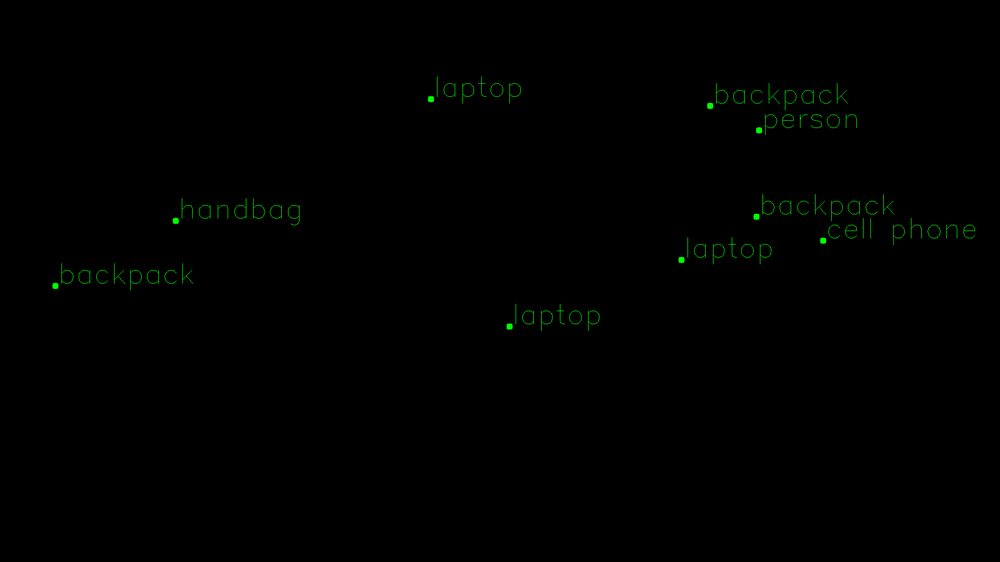
#> input picture image_data_processing/img/largeCoordinate.png, 1000 x 562 px, shrunk from 1920 x 1080 before the run, found by its file name
$ python coordinate_transform.py
#> lines starting #> are read from the running program, lines starting #| are printed output that depends on the picture; long printed decimals are rounded
import numpy as np
import cv2
import matplotlib.pyplot as plt
import matplotlib.image as mpimg

# label 숫자 정보에 따른 정보
label_map = {
    0: "person",
    73: "book",
    63: "laptop",
    62: "tv",
    65: "remote",
    67: "cell phone",
    64: "mouse",
    66: "keyboard",
    24: "backpack",
    26: "handbag"
}

# Function to transform normalized coordinates
def transform_coordinates_normalized(coordinates, mtrx, src_shape, dst_shape):
    transformed_coordinates = []
    for coord in coordinates:
        # Normalize coordinates according to source image dimensions
        x_norm, y_norm = coord[0] * src_shape[1], coord[1] * src_shape[0]

        # Convert to homogeneous coordinates
        homogeneous_coord = np.array([x_norm, y_norm, 1])

        # Apply transformation
        transformed_coord = np.dot(mtrx, homogeneous_coord)

        # Convert back to 2D coordinates
        transformed_coord = transformed_coord / transformed_coord[2]

        # Denormalize according to destination image dimensions
        x_denorm, y_denorm = transformed_coord[0] / dst_shape[1], transformed_coord[1] / dst_shape[0]

        transformed_coordinates.append([x_denorm, y_denorm])

    return np.array(transformed_coordinates)

# Function to display transformed coordinates using OpenCV
def display_transformed_coordinates_opencv(image_path, transformed_coordinates, labels, label_map, dst_shape):
    dst_image = cv2.imread(image_path)
    for coord in transformed_coordinates:
        x, y = int(coord[0] * dst_shape[1] * 0.95 ), int(coord[1] * dst_shape[0] * 0.87)
        cv2.circle(dst_image, (x, y), 5, (0, 0, 255), -1)
    print(transformed_coordinates)
    cv2.imshow('Transformed Coordinates', dst_image)
    cv2.waitKey(0)
    cv2.destroyAllWindows()

# Function to display transformed coordinates using Matplotlib
def display_transformed_coordinates_matplotlib(image_path, transformed_coordinates, labels, label_map, dst_shape):
    img = mpimg.imread(image_path)
    x_coords = [coord[0] * dst_shape[1] * 0.95 for coord in transformed_coordinates]
    y_coords = [coord[1] * dst_shape[0] * 0.87 for coord in transformed_coordinates]
    print(transformed_coordinates)
    plt.imshow(img)
    plt.scatter(x_coords, y_coords, c='red')

    for i, label in enumerate(labels):
        plt.text(x_coords[i], y_coords[i], label_map[label], fontsize=12, ha='right', va='bottom')
    plt.show()

#!############################# Example Usage #######################################
H = np.array([[5.60419376e-01, 9.71581689e-01, -3.79450113e+02],
            [-3.39450669e-02, 1.77097300e+00, -2.56173657e+02],
            [-1.75642895e-04, 4.53427216e-03, 1.00000000e+00]])

original_data = [
    [24, 0.05539143458008766, 0.5086705088615417, 0.10960118472576141, 0.2543352544307709],
    [67, 0.8231905698776245, 0.4282711446285248, 0.022156573832035065, 0.0262743029743433],
    [26, 0.1759231835603714, 0.39306357502937317, 0.060561299324035645, 0.14503414928913116],
    [63, 0.6816838979721069, 0.46295323967933655, 0.07415066659450531, 0.05570152401924133],
    [24, 0.7562776803970337, 0.38596951961517334, 0.0762186124920845, 0.06673672795295715],
    [63, 0.5094534754753113, 0.5806621313095093, 0.07769571989774704, 0.10930110514163971],
    [24, 0.7100443243980408, 0.1886495053768158, 0.04697193577885628, 0.07882291078567505],
    [0, 0.7590842247009277, 0.2320021092891693, 0.07474150508642197, 0.20861797034740448],
    [63, 0.4311669170856476, 0.17682605981826782, 0.04224519804120064, 0.05202312022447586]
]
original_labels = [item[0] for item in original_data]


src_image_path = './largeCoordinate.png'
dst_image_path = './roomMap.png'
src = cv2.imread(src_image_path, -1)
#> src is the input picture: shape (562, 1000, 3); mean B, G, R 0, 0.8, 0
dst = cv2.imread(dst_image_path, -1)
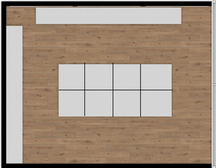
#> input picture img/roomMap.png, 216 x 168 px, shrunk from 414 x 323 before the run, found by its file name
#> dst is the input picture: shape (168, 216, 4); mean B, G, R, A 126.5, 142.5, 160.2, 255

#!###################################################################################

src_shape = (src.shape[0] , src.shape[1])
#> src_shape = (562, 1000)
dst_shape = (dst.shape[1] , dst.shape[0])
#> dst_shape = (216, 168)

original_coordinates = np.array([[item[1], item[2]] for item in original_data])
transformed_coordinates = transform_coordinates_normalized(original_coordinates, H, src_shape, dst_shape)

display_transformed_coordinates_opencv(dst_image_path, transformed_coordinates, original_labels, label_map, dst_shape)
#> after the loop in display_transformed_coordinates_opencv, `for coord in transformed_coordinates:`:
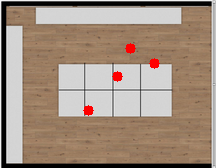
#> dst_image: shape (168, 216, 3); mean B, G, R 125.1, 140.9, 160.9
#| [[-0.1839  0.5026]
#|  [ 0.9654  0.338  ]
#|  [-0.2001  0.3032]
#|  [ 0.7379  0.4078]
#|  [ 0.8206  0.2559  ]
#|  [ 0.5556  0.5897]
#|  [ 0.5333 -0.3159]
#|  [ 0.7049 -0.1621]
#|  [-0.1786 -0.3193]]
display_transformed_coordinates_matplotlib(dst_image_path, transformed_coordinates, original_labels, label_map, dst_shape)
#| [[-0.1839  0.5026]
#|  [ 0.9654  0.338  ]
#|  [-0.2001  0.3032]
#|  [ 0.7379  0.4078]
#|  [ 0.8206  0.2559  ]
#|  [ 0.5556  0.5897]
#|  [ 0.5333 -0.3159]
#|  [ 0.7049 -0.1621]
#|  [-0.1786 -0.3193]]
#> in display_transformed_coordinates_matplotlib, `plt.show()`:
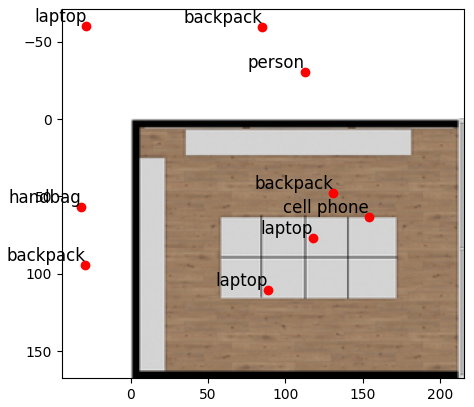
#> figure drawn by matplotlib, 1 panel
